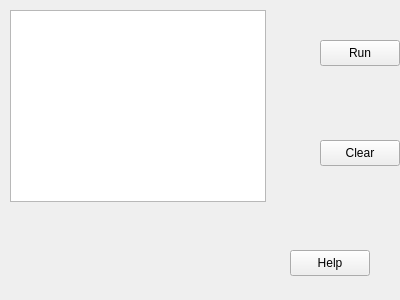
<?xml version="1.0" encoding="UTF-8"?>
<ui version="4.0">
 <class>Widget</class>
 <widget class="QWidget" name="Widget">
  <property name="geometry">
   <rect>
    <x>0</x>
    <y>0</y>
    <width>400</width>
    <height>300</height>
   </rect>
  </property>
  <property name="windowTitle">
   <string>Widget</string>
  </property>
  <widget class="QTableView" name="tableView">
   <property name="geometry">
    <rect>
     <x>10</x>
     <y>10</y>
     <width>256</width>
     <height>192</height>
    </rect>
   </property>
  </widget>
  <widget class="QPushButton" name="pushButton">
   <property name="geometry">
    <rect>
     <x>320</x>
     <y>40</y>
     <width>80</width>
     <height>26</height>
    </rect>
   </property>
   <property name="styleSheet">
    <string notr="true">font: 20pt &quot;Freestyle Script&quot;;</string>
   </property>
   <property name="text">
    <string>Run</string>
   </property>
  </widget>
  <widget class="QPushButton" name="pushButton_2">
   <property name="geometry">
    <rect>
     <x>320</x>
     <y>140</y>
     <width>80</width>
     <height>26</height>
    </rect>
   </property>
   <property name="styleSheet">
    <string notr="true">font: 20pt &quot;Freestyle Script&quot;;</string>
   </property>
   <property name="text">
    <string>Clear</string>
   </property>
  </widget>
  <widget class="QPushButton" name="pushButton_3">
   <property name="geometry">
    <rect>
     <x>290</x>
     <y>250</y>
     <width>80</width>
     <height>26</height>
    </rect>
   </property>
   <property name="styleSheet">
    <string notr="true">font: 20pt &quot;Freestyle Script&quot;;</string>
   </property>
   <property name="text">
    <string>Help</string>
   </property>
  </widget>
 </widget>
 <layoutdefault spacing="6" margin="11"/>
 <resources/>
 <connections/>
</ui>
